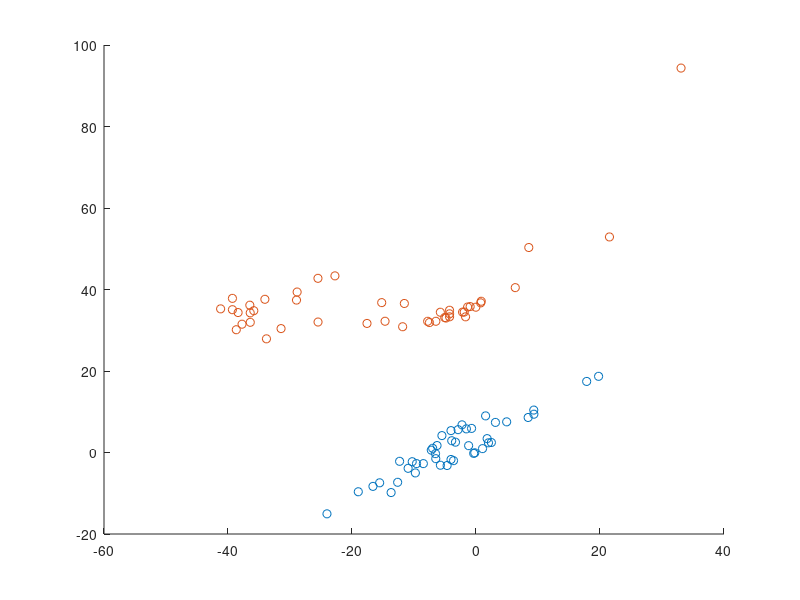

This figure's MATLAB source: (Note: this script raises an error after producing the figure.)
clear all;
%% Constants
fingerLengths = [1,1.5,2,2.5,3,3.5,4];

numFingers = length(fingerLengths);
numInputs = 7;
numInputsMC = 44;
inVals = 4;
outVals = 2;

gndX = [918.9654,816.8962,794.6936088,829.1348839,739.8234879,836.8668941,816.5539935, 1117.539599];
gndY = [567.6915,725.2122,599.9239502,597.5074008,657.3000987,640.4734852,582.1009028, 391.5463097];
vmaxY = [1524.017683,1630.715,1514.129143,1597.242042,1518.573873,1565.794107,1628.058191, 791.3602242];
hmaxX = [223.7893839,152.5423,150.0800755,112.9402521,123.2098947,161.0409815,60.71429729, 738.2390954];

gndXMC = [863.2567325 901.8083771 1164.898754 1112.726592 1142.702652 761.9906006 772.0089335];
gndYMC = [747.2522311 705.9335866 399.9712973 428.492739 409.0199494 752.4487305 852.6002284];
hmaxXMC = [191.8153081 190.5690808 769.8081098 764.483474 743.0124714 149.7718964 110.4062834];
vmaxYMC = [1671.574016 1691.552667 943.7175026 898.8940202 961.6123157 1612.881348 1798.53582];

distToX = 150;
distToY = 190;
%% Excursions for each activation set for each finger

excursionRaw = [[2.5932	1.4933	1.0331	0.3152
0.4395	0.3682	0.4625	1.4128
0	0.6788	0.1427	1.6314
0.8145	0	0	-0.3359
-0.0023	1.3185	0	-0.0023
0	0	0.4832	0
-0.0989	0	0	1.9719];
    [2.9844	1.2241	1.1528	0.2738
0.4004	0.3221	0.474	1.3438
-0.0138	0.6121	0.0828	1.8385
0.8376	0	0	-0.3682
0	1.1321	0	-0.0092
0	0	0.497	0
-0.3958	-0.0023	0	2.2089];
    [2.6875	0.9135	0.8307	0.1104
0.5983	0.1795	0.3474	1.1137
-0.0207	0.4648	0	1.4772
1.0769	0	0	-0.3797
0	1.0101	0	0
0	0	0.5706	0
-0.3451	0	0	1.6222];
    [1.9926	0.9158	0.6443	0.1864
0.428	0.283	0.3382	1.0308
-0.0092	0.497	0.0184	1.728
0.6857	0	0	-0.3106
0	1.07	0	-0.023
0	0	0.4257	-0.0023
-0.3843	0	0	2.0548];
    [1.7879	0.8629	0.7363	0.2186
0.4142	0.3198	0.4487	1.2793
-0.0644	0.497	0.0851	1.9765
0.711	-0.0046	0	-0.3359
0	0.9089	0	0
0	0	0.4556	0
0	0	0	2.3286];
    [1.8385	0.8813	0.3313	0.0299
0.4556	0.2462	0.2071	1.0377
-0.0805	0.4809	0	1.514
0.6903	0	0	-0.2853
0	1.099	0	-0.0046
0	0	0.3313	-0.0023
-0.5706	0	0	1.781];
    [0.9206	0.6098	0.2784	0.2692
0.3866	0.1818	0.1496	0.6719
0	0.3359	0	1.0124
0.4188	0	0	0
0	0.78	0	0
0	0	0.3451	0
-0.0989	0	-0.0092	1.1114]; 
[0	0	0	0
1.0953	0.8191	1.7994	0.474
0.4165	0.6742	0.4602	0.7087
0	0	0	0
1.1942	-0.1404	0.0046	-0.0621
0	0	0	0
-0.5568	1.353	0.306	0.214]];

excursionRawMC = [[1.6222	2.3033	3.7483	3.0879
1.422	1.2908	3.4469	3.3778
0.4395	0.2117	2.2273	3.2375
1.3944	2.1169	2.0709	4.2982
1.6659	2.8164	3.9209	4.0336
0.283	2.4505	0.6719	4.0681
0.0828	1.4381	3.9485	3.7874
-0.0069	0.1427	0.3428	0.6972
0	2.4344	1.5532	0.665
0.1173	1.231	1.7165	2.2181
0.0138	0.0713	1.2333	2.1376
2.0824	3.7966	4.1671	0.5062
0	0.1657	0.925	3.4929
0.4096	2.1951	0.7501	3.1362
0.6995	1.7717	1.4795	3.8288
1.1528	0.5983	1.6107	0.0506
1.5624	1.1229	2.3884	4.075
0.3682	0	2.2688	3.6977
1.0308	0.2945	2.2296	4.1464
0.214	0.0368	0	0
1.0124	0	0	0.4671
0.2945	0.2071	0.5292	2.9429
1.3875	2.4022	0.6742	0.2416
0	1.5163	1.3622	1.4404
0	1.0792	2.9061	1.613
1.5255	2.8854	3.6908	4.5858
0.0345	1.2793	0.5446	2.8256
0.0276	0.2853	0	0.0506
0.3889	1.7833	2.1537	3.3272
0.8468	1.5739	2.4804	0.8698
0.8951	0.2071	0	1.8914
0.0115	0.1726	0.826	0.5729
0.826	2.5518	1.0653	3.8564
0	0.0368	0.0207	0.0621
0.5453	0.1266	0.8168	1.1574
0.9687	1.5831	3.3042	3.5113
0.7087	0.4901	0.3935	3.0281
0	0	0.0391	0.9917
1.1873	2.3953	2.6277	0.4556
0.2255	2.018	1.2172	0.6604
1.5831	1.6866	2.1054	3.4584
0.3474	1.1482	0.6696	2.9729
0.1703	0	0	2.1353
1.0976	1.1689	1.6038	1.2701];
    [1.4243	2.4344	3.5366	2.2642
1.1022	1.3047	3.0787	2.3125
0.2117	0.3152	1.781	2.3033
1.0561	1.942	1.682	2.7197
1.4036	2.8095	3.3594	2.5173
0.0391	2.515	0.6673	2.7128
0.0092	1.4473	3.0902	2.6254
0	0.2853	0.4602	0.4211
0	2.6234	1.4657	0.5361
0.1012	1.2586	1.4496	1.6176
0.0391	0.1657	1.185	1.6498
1.7487	3.5251	3.6539	0.3682
-0.0805	0.1588	0.826	2.8831
0.2784	2.1997	0.7823	2.2043
0.3889	1.7188	1.2425	2.9567
1.063	0.6443	1.3875	0.0345
1.2793	1.1022	2.041	2.9913
0.1266	0	1.7717	2.5219
0.7662	0.3267	1.7119	2.6484
0.1473	0.0713	0	0
0.8283	0	0	0.3543
0.1795	0.1887	0.5453	2.2043
1.2103	2.2964	0.6765	0.2071
0	1.537	1.3162	1.1735
0	1.0792	2.5311	1.2057
1.307	2.8141	3.3318	3.1983
0	1.4059	0.5154	2.0801
0.0092	0.306	0	0.0322
0.1749	1.728	1.8431	2.752
0.6696	1.5992	2.0203	0.6328
0.6765	0.2301	0.0138	1.1735
0.0184	0.2301	0.8813	0.497
0.5683	2.439	1.0792	3.1109
0	0.0506	0.0736	0.0483
0.405	0.1081	0.8422	0.8721
0.7248	1.5486	2.7658	2.8969
0.4556	0.4878	0.405	2.1077
0	0	0.069	0.711
1.017	2.4528	2.3125	0.405
0.122	2.1652	1.1827	0.5775
1.3461	1.774	1.8707	2.4873
0.1035	1.0861	0.6512	2.4367
0.1104	0	0	1.5785
0.9227	1.1551	1.468	0.9227];
    [1.4174	1.2747	2.7151	1.4841
1.2287	0.5591	2.515	1.4703
0.3152	0.0437	1.7119	1.682
1.1091	1.1321	1.1873	2.3401
1.4749	1.5393	2.699	1.7602
0.1035	1.6015	0.3014	2.1744
0	0.7754	2.6852	1.9742
0	0.1266	0.3935	0.3014
0	1.6337	1.0838	0.2853
0.0506	0.8951	1.3346	1.0792
0.0115	0.0138	1.2379	1.1781
1.5347	2.248	2.9867	0.1035
0	0.0391	0.619	2.2503
0.3083	1.4082	0.3958	1.7533
0.4533	1.1666	0.8122	2.439
1.2057	0.3843	1.517	0
1.4634	0.5476	1.6797	2.3309
0.2968	0	1.6245	2.0502
0.8191	0.0736	1.4496	2.2573
0.295	0.0046	0	0
1.0653	0	0	0.3336
0.2738	0.0322	0.3728	1.9535
1.2862	1.399	0.4142	0.122
0	1.0538	1.0999	0.7524
0	0.688	2.439	0.7133
1.1896	1.7257	2.5564	2.5426
0.0023	0.9503	0.2623	1.5555
0.0299	0.2784	0	0.0299
0.1795	1.0584	1.5025	2.1813
0.7409	0.925	2.0157	0.3474
0.879	0.1841	0.0046	0.9848
0.0046	0.1058	0.9181	0.3221
0.6213	1.6153	0.5752	2.7566
0	0.0736	0.0759	0.0345
0.6213	0.0138	0.7662	0.6121
0.7616	0.7915	2.3493	2.2987
0.7156	0.2554	0.2232	1.9443
0	0	0.0805	0.6121
1.0423	1.4197	2.1031	0.1565
0.1795	1.4381	0.9227	0.3313
1.3967	1.1896	1.5002	2.0318
0.2462	0.7294	0.4119	2.0525
0.1404	0	0	1.3323
1.0009	0.688	1.4404	0.6558];
    [1.1413	1.5923	2.6461	1.5048
1.0239	0.9572	2.6691	1.5877
0.3336	0.2347	1.8316	1.8201
0.9411	1.4703	1.4772	2.1721
1.162	1.9259	2.7082	1.7856
0.0851	2.0157	0.6489	2.301
0.0414	1.0147	2.6231	2.0962
0	0.3221	0.6121	0.3797
0	1.8868	1.2126	0.3866
0.1726	1.07	1.4864	1.2517
0.0874	0.1657	1.2908	1.3047
1.3208	2.3539	2.8946	0.1818
-0.0506	0.2002	0.8583	2.4735
0.3428	1.7188	0.6742	1.6314
0.4487	1.3691	1.0308	2.4137
1.0216	0.6673	1.491	0.0092
1.1252	0.8283	1.728	2.2388
0.2393	0	1.6061	2.2204
0.7294	0.2347	1.5347	2.1813
0.237	0.1012	0	0
0.8307	0	0	0.2922
0.2692	0.0782	0.4924	2.1261
1.017	1.7533	0.6282	0.1243
0	1.2632	1.2034	0.803
0.0276	0.9503	2.11	0.8307
1.07	1.9742	2.7105	2.3516
0.0069	1.3185	0.566	1.7971
0.0506	0.3751	0	0.0276
0.2163	1.3139	1.636	2.1836
0.7432	1.2977	1.9742	0.4694
0.6788	0.3129	0.1104	1.0446
0.1127	0.2416	0.9986	0.3866
0.5614	1.8408	0.8721	2.4597
0	0.1312	0.1312	0.0483
0.5338	0.1427	0.8468	0.6397
0.6949	1.04	2.1261	2.1882
0.5453	0.4464	0.4556	2.1192
0.0069	0	0.092	0.5775
0.9641	1.6383	1.8523	0.2347
0.2002	1.7142	1.093	0.4027
1.1505	1.3507	1.6015	1.8293
0.1864	0.9572	0.6328	2.248
0.1818	0	0	1.4611
0.9296	0.9135	1.4197	0.7225];
    [0.9848	1.5601	2.332	2.3424
0.9457	0.9549	2.3677	2.6162
0.3912	0.2531	1.6935	2.8095
0.8399	1.5324	1.4243	3.3433
1.0538	1.873	2.3286	3.012
0.2278	2.0686	0.8399	3.6539
0.0736	1.1459	2.4758	3.4353
0	0.306	0.5522	1.0032
0	1.6935	1.0584	0.856
0.1519	1.162	1.3438	2.1905
0.1358	0.1933	1.1666	2.2503
1.1022	2.248	2.2918	0.5752
-0.0529	0.382	1.0078	3.0603
0.3959	1.774	0.8145	2.9038
0.4579	1.5025	1.1827	3.578
0.9319	0.5154	1.2609	0.1266
0.8168	0.8491	1.7142	3.3548
0.3705	0	1.5877	3.2214
0.7271	0.2623	1.567	3.4837
0.4165	0.0828	0.0023	0.0023
0.6811	0	0	0.359
0.2485	0.2278	0.6328	2.8601
0.9595	1.544	0.6167	0.2876
0	1.2632	1.2103	1.4933
0.0322	0.8537	1.8638	1.6705
0.7478	1.9144	2.3309	3.7069
0.1104	1.376	0.6834	3.081
0.1012	0.2945	0	0.1289
0.1726	1.3254	1.5071	3.2237
0.6949	1.1988	1.7303	1.0469
0.6604	0.3935	0.2554	1.6291
0.1611	0.2416	0.9687	0.6719
0.4786	1.8661	0.9825	3.4722
0	0.1404	0.122	0.1749
0.5867	0.1473	0.7961	1.0285
0.5798	1.093	2.0548	3.1316
0.5246	0.5683	0.5913	3.1017
0.069	0.0046	0.2163	1.1206
0.7892	1.4703	0.1659	0.5476
0.1726	1.6636	1.0746	0.8997
0.925	1.4565	1.5578	2.8325
0.3428	1.0446	0.757	3.0649
0.1772	0	0.0345	2.416
0.9066	0.9135	1.3392	1.1643];
    [0.994	1.1091	1.9558	1.1735
0.9181	0.6581	2.4781	1.3852
0.3543	0.0713	2.0801	1.5831
0.8283	0.9595	1.4105	1.942
1.093	1.4358	2.0893	1.4358
0.1381	1.7188	0.7133	2.4321
0.0805	0.9917	1.9259	1.682
0	0.2876	1.1252	0.4188
0	1.4174	0.9618	0.2531
0.1956	1.1045	1.2724	0.9733
0.1058	0.115	1.2747	1.1344
1.0953	1.6268	2.1629	-0.1519
-0.2623	0.2002	1.185	2.4574
0.5522	1.3691	0.4947	1.5232
0.3543	1.3668	0.7432	2.255
0.9779	0.6972	1.3047	-0.0391
0.9227	0.5062	1.4979	1.9098
0.2301	0	1.5555	2.1951
0.5683	0.0414	1.5209	2.2296
0.3198	0.0644	0.1012	0
0.7018	0	0	0.3221
0.1657	0.0092	0.4464	2.2204
1.017	1.2517	0.3866	0.0529
0	1.1574	0.971	0.665
0.0391	0.7961	1.7372	0.665
0.8145	1.3438	2.3125	1.8155
0.0644	1.2448	0.7432	1.8086
0.122	0.6351	0	0.0368
0.1703	0.9411	1.2333	1.774
0.6972	1.1505	1.7188	0.3889
0.6167	0.352	0.2807	1.0285
0.1565	0.1197	0.994	0.352
0.4188	1.2862	0.5476	2.1169
0	0.6029	0.1841	0.0644
0.5338	0.0644	0.7593	0.5798
0.5752	0.6305	1.5969	1.6981
0.4855	0.3797	0.6282	1.9972
0.0368	0	0.1404	0.6351
0.8237	1.1229	1.4358	0.092
0.3014	1.514	1.1068	0.3751
0.948	1.2954	1.2678	1.5163
0.2255	0.9342	0.5775	2.1146
0.1611	0.0184	0	1.5347
0.8491	0.7593	1.185	0.6052];
    [0.3382	0.4786	1.055	0.451
0.2876	0.069	1.3944	0.5844
0.0529	0	1.2402	0.7064
0.3359	0.4326	0.6742	0.8353
0.428	0.6857	1.0584	0.7018
0	0.8468	0.1818	1.0239
0	0.4418	1.0976	0.8076
0	0.0184	0.6489	0.3106
0	0.7892	0.3797	0.0437
0	0.589	0.5085	0.3797
0	0	0.5798	0.4878
0.3198	0.8652	1.185	0.0023
-0.1657	0.0184	0.6213	0.9043
0.1795	0.8744	0.069	0.711
0.115	0.7225	0.1335	0.9549
0.3543	0.2117	0.5246	0.0575
0.3843	0.0069	0.6489	0.8145
0.0943	-0.0069	0.7593	0.9733
0.2807	0	0.7409	0.9748
0.1611	0	0.0207	0.0575
0.3543	0	0	0.2692
0.1127	0	0.1565	0.8399
0.4165	0.7064	0.0552	0.0989
0	0.6696	0.3705	0.3014
0	0.2623	0.9089	0.2393
0.2508	0.6075	1.3323	0.6512
0	0.6604	0.3014	0.9273
0.0115	0.352	0	0.0828
0	0.4625	0.4694	0.6719
0.1634	0.5545	0.8537	0.1979
0.2669	0.1081	0.0138	0.5131
0	0	0.6006	0.1657
0.2002	0.7087	0.0667	0.7386
0	0.3129	0.0161	0.2071
0.1956	0	0.3244	0.2347
0.168	0.0989	0.757	0.6765
0.2393	0.0161	0.2324	1.0032
0.0115	0	0.0092	0.4901
0.2577	0.5967	0.6627	0.0092
0.0092	0.8491	0.4671	0.1104
0.3751	0.6581	0.4648	0.5867
0.0828	0.4556	0.0805	0.9572
0.092	0	0	0.8214
0.3037	0.3359	0.4694	0.2991]];

excursions = zeros(numInputs, inVals, numFingers);
for i = 1:numFingers
    excursions(:,:,i) = excursionRaw((i-1)*numInputs+1:i*numInputs,:);
end

excursionsMC = zeros(numInputsMC, inVals, numFingers);
for i = 1:numFingers
    excursionsMC(:,:,i) = excursionRawMC((i-1)*numInputsMC+1:i*numInputsMC,:);
end
%% End point pixels for each activation set for each finger
epRaw = [[633.8326502	914.9313833
778.118032	1062.366599
825.2189951	1079.006116
732.3635097	1028.127291
737.0398755	1046.145901
776.034145	1073.185343
783.7559838	1073.975915];
    [672.3688369	1201.094438
679.5587811	1183.134894
617.0902238	1173.147943
556.40325	1129.045921
552.266634	1152.913343
576.8147681	1166.302795
809.9210453	1206.557562];
    [711.532262	1050.006738
647.8657802	1034.641506
677.6527166	1030.752991
583.0524733	974.6021743
601.9872088	1021.254593
630.203197	1031.720516
675.261503	1029.984747];
    [699.7176323	1125.501882
639.3820643	1104.924038
799.5235248	1116.754747
641.7167661	1088.626649
628.1581769	1099.914369
605.6430819	1099.712669
850.1396779	1125.200569];
    [518.0555052	1152.77918
500.7249311	1154.872231
718.6654644	1190.628051
450.9932293	1113.641085
467.0814575	1132.783539
479.4100494	1145.137884
481.0628841	1146.117712];
    [502.6379809	1094.056621
607.5492206	1196.226269
782.4396107	1227.827124
559.7503817	1151.960564
558.3174992	1168.773043
594.7681932	1187.191237
603.5666616	1193.270175];
    [148.9018815	741.9566164
165.0153595	807.587358
160.6604048	784.9443405
151.3067601	749.2579052
152.6506145	765.6880049
156.5239658	771.2519007
169.7112298	811.9781573];
    [992.1306973	660.757953
992.0155072	658.7463562
1170.883734	692.3837476
904.3682256	612.3627939
1060.294748	702.0648992
931.3027838	631.8308597
930.5279186	630.3975649]];

epRawMC = [[679.4182593	1179.83101
786.8971969	1148.777785
818.1844547	1171.072949
657.8703127	1166.897016
759.6044371	1129.484311
829.5158319	1173.28652
810.1801209	1157.465143
723.4202588	1183.671025
661.976902	1166.162275
771.8061312	1184.597505
654.3478713	1161.700416
509.7134994	881.4154389
629.4015913	1143.543601
820.7339521	1184.932137
833.6209831	1169.875299
663.7995687	1166.663815
833.6114902	1156.347358
842.1400399	1168.887581
666.2882098	1172.712841
667.4441966	1172.753947
680.3444451	1179.274665
691.3705009	1185.249152
561.3987136	1083.02397
665.2945427	1178.393386
725.8422933	1161.431783
771.8646279	1132.430799
826.6894541	1187.184879
676.8274965	1174.803077
820.7760946	1173.627933
619.6489394	1095.640879
798.5016155	1192.435143
736.4553037	1186.273773
676.8499851	1178.35297
692.6577438	1183.719122
686.7355013	1183.699444
821.0551667	1164.499268
676.8581574	1170.554481
809.0422053	1204.656136
710.7220008	1190.227967
653.9607716	1159.804148
787.3556421	1158.40264
683.5072539	1172.911411
830.8294439	1193.79982
709.4820535	1162.453465];
    [627.0767497	1105.776196
696.2319038	1132.113153
830.3279386	1165.745502
808.4966936	1155.928647
661.608043	1104.286931
645.8471066	1147.037411
663.5827291	1156.255862
692.1388445	1162.91632
571.2001252	1096.98169
692.9203672	1170.485092
755.2534671	1184.731013
187.8366191	699.8378421
844.066226	1188.357269
648.6867023	1157.140472
645.064855	1157.972943
669.0992683	1161.128449
629.7948009	1148.58486
676.8995992	1157.526788
860.8712111	1156.505924
693.943025	1156.685646
669.8049097	1140.517397
665.2829175	1157.883079
541.9971452	1074.365083
676.9733032	1166.047855
662.034152	1154.00376
696.2788382	1124.53873
827.2451696	1186.53455
644.4581583	1154.747244
839.8913451	1181.965971
583.4164152	1099.061564
713.985673	1173.496339
670.968581	1163.915138
835.2194266	1175.420175
656.2869489	1160.521764
661.9296787	1163.59115
825.1678581	1165.940504
675.5788666	1157.649715
771.6711222	1183.788076
530.9755157	1055.492466
605.3504945	1140.977694
688.2027164	1144.079568
842.0810442	1183.864092
664.7800851	1163.531848
660.9650577	1146.142196];
    [1005.125716	647.2816542
1017.636279	639.8490548
1086.24529	660.7812517
1075.581911	651.3780746
1016.168594	631.9673982
1019.931393	655.5757303
1096.579708	662.4154804
1029.747474	659.2626236
975.79287	635.2273321
1027.403022	660.4861432
1059.678889	668.4644784
903.0310464	555.8900909
993.2213812	651.976162
1074.3357	667.8598919
1010.057322	654.9400353
956.1439718	610.9225357
1058.409814	646.9782293
1130.555348	658.598282
1033.61749	656.5851333
1043.497705	656.3546834
1029.132941	656.0875823
1022.889246	654.3024282
965.7424679	615.9814119
1018.305696	657.1463046
996.9424725	647.7688146
1026.793866	640.9805155
1103.839259	669.8348174
1009.40355	655.3088779
1091.065005	667.6773101
965.2829113	621.9226761
1034.139142	652.4483322
1008.833898	654.8036928
1081.319625	663.4447043
1020.913535	655.4286578
1019.666224	650.1868799
1073.738422	653.0801754
1126.642681	657.2662101
1043.876815	659.0859101
953.0551929	606.3653169
1003.822784	652.3028992
1015.946666	639.6715608
1126.241298	664.1604824
1108.867396	665.1778984
1008.561358	639.2777598];
    [1014.335218	643.5774243
1017.154371	647.9005771
1074.507814	646.431088
1025.374384	650.246133
1016.940316	625.7153888
1097.813737	642.8728549
1083.675334	643.1293615
1046.307315	651.2719447
996.9984921	644.0617735
1044.61391	655.3220959
1074.098992	656.0449233
1021.1751	654.9734726
1095.098469	651.0919633
1032.880959	655.7413044
1097.894454	641.2977848
1047.330695	652.0417009
1030.96179	652.5803832
1099.001132	638.1998436
1043.755566	650.0026411
1046.083156	648.2279077
1018.64346	634.249673
1099.339101	642.0597315
982.8332341	624.694165
1037.561762	654.5832763
1011.329851	644.5594827
1032.485837	632.1090341
1094.081727	649.9493864
1034.517623	652.8579155
1090.722311	647.3740311
979.0831618	627.2620165
1042.571506	645.6700642
1024.166629	651.2913283
1097.377625	640.2949893
1045.091488	653.8250256
1044.894947	646.52349
1078.73022	640.1984668
1099.85669	634.423265
1051.159769	650.607056
962.1847166	617.786267
993.9759102	643.464555
1029.532545	633.8737361
1099.048219	642.8179865
1098.759277	643.838674
1011.696078	636.7580963];
    [1041.149559	706.2537475
943.4897357	695.3187575
943.038753	694.2800093
1126.226495	709.250468
943.8521947	694.7801886
934.7944841	691.4530759
934.7549279	692.3265075
991.1286048	714.6424832
963.7952175	697.2877083
1071.211089	729.8434401
1089.479162	722.9607607
942.9364476	694.0090055
1138.584653	726.7511039
952.7048159	698.8709059
942.2294261	694.8802824
911.2653713	657.9831352
1121.51946	708.2417582
961.6145589	699.5453367
940.8996823	693.7338877
937.0885825	688.5466456
945.0038493	687.0106959
955.8627248	697.1988387
919.5170178	668.0394101
1024.303961	719.3915515
1039.27491	721.8545504
1107.976571	711.4043329
1131.979259	722.8460209
940.8626652	693.8634205
941.0320199	693.6264715
966.9343603	690.93024
1025.691793	714.1231737
990.8192856	711.0768428
1133.406831	711.9314282
956.002444	701.6125929
960.9805191	699.8557482
950.4631538	699.3544493
1137.128833	713.5419979
1045.737374	727.5725126
937.2245817	673.2250299
964.3309986	698.4220934
1073.850521	717.0158038
1139.935244	719.8311582
945.2574333	695.1020393
995.2333469	704.9370604];
    [493.8282166	1232.923584
563.0811157	1232.900757
676.1222534	1247.853027
593.3629761	1262.470703
392.402771	1152.836182
417.0895386	1182.078369
466.5465393	1215.095825
662.2710571	1255.324707
651.0400391	1262.000854
465.2622375	1198.630005
463.2017822	1189.647949
493.6435242	1205.762573
593.920166	1248.112549
492.3773804	1228.216431
495.7711792	1205.678101
486.9734497	1232.574829
626.9321899	1252.858154
530.0609741	1244.105225
449.2824707	1203.438477
526.3134155	1236.846924
558.6228027	1246.874634
317.1812744	1074.802368
729.0975952	1270.317383
514.4732056	1249.036621
500.4654846	1234.478271
396.624176	1152.540405
565.5140381	1221.657715
494.4562988	1235.789429
497.376709	1233.755493
480.4256897	1220.426025
463.1335754	1199.899658
480.7573242	1227.442017
396.1946411	1153.180054
469.1153259	1217.356201
480.0827332	1219.150757
511.1854858	1213.340454
633.3457642	1262.333984
494.2642212	1235.31958
609.5808716	1249.321045
495.0969849	1234.61499
522.7298584	1226.408325
480.7310486	1220.731445
598.4604492	1239.175537
495.8258057	1233.759766];
    [142.9920025	975.8770566
146.8388722	992.4390454
156.575418	1029.561855
156.7954845	1012.492989
144.6437073	969.8776874
164.6736721	1044.283393
161.8065701	1043.24212
154.5901005	1016.790054
141.0777736	973.8860159
153.1137004	1009.461617
158.5524049	1033.877662
136.1195717	933.8918571
187.2456231	1102.126369
163.8842582	1046.393359
172.1532769	1063.086603
139.9454508	957.7152767
148.5336102	996.3689309
149.8032136	1007.385463
165.745586	1045.72188
145.6426625	994.0934017
148.2355468	1000.17347
151.250237	1008.038037
138.2910357	944.0547032
144.6008234	991.3801937
144.1072159	991.3249545
146.3296456	984.7764688
162.3697686	1041.104995
148.6323748	1001.224623
162.5873008	1035.534029
140.0370889	966.8831558
158.8034472	1020.012512
153.6950368	1013.706914
158.2819262	1027.227379
151.1782777	1008.378082
149.3756491	1001.053953
153.3224638	1010.057518
175.766715	1066.412283
163.9129193	1048.306581
140.4540992	958.4517016
150.8665597	1007.488813
148.1887633	992.4889987
170.13783	1054.573524
175.0693903	1069.669252
147.1344028	987.1777534]];

epPix = zeros(numInputs, outVals, numFingers);
for i = 1:numFingers
    epPix(:,:,i) = epRaw((i-1)*numInputs+1:i*numInputs,:); 
end

epPixMC = zeros(numInputsMC, outVals, numFingers);
for i = 1:numFingers
    epPixMC(:,:,i) = epRawMC((i-1)*numInputsMC+1:i*numInputsMC,:); 
end
%% Information for the resting position locations in pixels
restingPixels = [770.0054702	1063.307148; %1cm
                588.2572567	1158.489664; %1.5cm
                643.9360087	1030.747186; %2cm
                641.1594024	1101.594728; %2.5cm
                498.1596167	1146.664351; %3cm
                504.1842092	1094.243785; %3.5cm
                159.0408108	787.194775;  %4cm
                946.1466951	642.4832218];  %Hard finger
            
restingPixelsMC = [657.7556937	1160.804777; %1cm
                645.7346904	1155.524502; %1.5cm
                991.5714507	623.7281294; %2cm
                1015.15517	648.5336671; %2.5cm
                1038.132617	708.9712263; %3cm
                491.8841248	1233.859253; %3.5cm
                148.9194236	1001.881721];  %4cm
%% determine X and Y coordinates of each excursion set for each finger

xyMC = zeros(numInputsMC, outVals, numFingers);
xy = zeros(numInputs, outVals, numFingers);

for a = 1:numFingers
    for b = 1:numInputs
        epX = epPix(b, 1, a);
        epY = epPix(b, 2, a);
        x = ((gndX(a)-epX)/(gndX(a)-hmaxX(a)))*distToX;
        y = ((epY-gndY(a))/(gndY(a)-vmaxY(a)))*distToY;
        if a == 8
            y = ((epY-gndY(a))/(gndY(a)-vmaxY(a)))*(distToY-27);
        end
        xy(b,1,a) = x;
        xy(b,2,a) = y;
    end
end
for a = 1:numFingers
    for b = 1:numInputsMC
        epX = epPixMC(b, 1, a);
        epY = epPixMC(b, 2, a);
        x = ((gndXMC(a)-epX)/(gndXMC(a)-hmaxXMC(a)))*distToX;
        y = ((epY-gndYMC(a))/(gndYMC(a)-vmaxYMC(a)))*distToY;
        if a == 8
            y = ((epY-gndYMC(a))/(gndYMC(a)-vmaxYMC(a)))*(distToY-27);
        end
        xyMC(b,1,a) = x;
        xyMC(b,2,a) = y;
    end
end
%% Calculate the X and Y coordinates of the endpoint at the resting position
restingXY = [0,0;
    0,0;
    0,0;
    0,0;
    0,0;
    0,0;
    0,0;];
restingXYMC = [0,0;
    0,0;
    0,0;
    0,0;
    0,0;
    0,0;
    0,0;];

for a = 1:numFingers
    restingXY(a,1) = ((gndX(a)-restingPixels(a,1))/(gndX(a)-hmaxX(a)))*distToX;
    restingXY(a,2) = ((restingPixels(a,2)-gndY(a))/(gndY(a)-vmaxY(a)))*distToY;
end
for a = 1:numFingers
    restingXYMC(a,1) = ((gndXMC(a)-restingPixelsMC(a,1))/(gndXMC(a)-hmaxXMC(a)))*distToX;
    restingXYMC(a,2) = ((restingPixelsMC(a,2)-gndY(a))/(gndYMC(a)-vmaxYMC(a)))*distToY;
end
restingXY;
%% Calculate difference in distance from the reference position
difXY = zeros(numInputs, outVals, numFingers);
for a = 1:numFingers
    for b = 1:numInputs
        difXY(b,1, a) = xy(b, 1, a)-restingXY(a,1);
        difXY(b,2, a) = xy(b, 2, a)-restingXY(a,2);
    end
end
difXYMC = zeros(numInputsMC, outVals, numFingers);
for a = 1:numFingers
    for b = 1:numInputsMC
        difXYMC(b,1, a) = xyMC(b, 1, a)-restingXYMC(a,1);
        difXYMC(b,2, a) = xyMC(b, 2, a)-restingXYMC(a,2);
    end
end
difXYMC;
%% Compare these values to what would be expected from the matrices calculated from the 7 postures
% linear regression of the postures
linRegress = zeros(inVals,outVals,numFingers);
for a = 1: numFingers
    linRegress(:,:,a) = excursions(:,:,a)\difXY(:,:,a);
end
linRegress;
%% calculate expected points based of the linear regressions and the excursion values for each finger
yCalc = zeros(numInputsMC,outVals,numFingers);
for a=1:numFingers
    yCalc(:,:,a) = excursionsMC(:,:,a)*linRegress(:,:,a);
end
yCalc;
for b=1:numFingers
    figure(b)
    hold on
    calc = scatter(yCalc(:, 1, b), yCalc(:,2,b));
    actual = scatter(difXYMC(:, 1, b), difXYMC(:,2,b));
    calc.LineWidth = 0.3;
    calc.MarkerFaceColor = [1 0 0];
    actual.LineWidth = 0.3;
    actual.MarkerFaceColor = [0 0 1];
    for a=1:numInputsMC
        plot([difXYMC(a,1,b), yCalc(a, 1, b)], [difXYMC(a,2,b), yCalc(a,2,b)])
    end
    title("Calculated dX and dY versus Actual")
    xlabel("Delta X")
    ylabel("Delta Y")
    hold off
end
%% this is just for me to use to pull data
j = yCalc(:,:,7);
k = yCalc(:,:,7)-difXYMC(:,:,7);